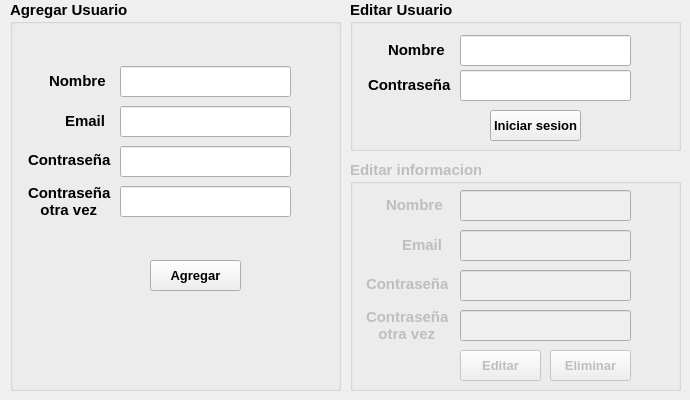
    <widget class="QWidget" name="tab_5">
     <attribute name="title">
      <string>doctores</string>
     </attribute>
     <widget class="QGroupBox" name="groupBox">
      <property name="geometry">
       <rect>
        <x>10</x>
        <y>0</y>
        <width>331</width>
        <height>391</height>
       </rect>
      </property>
      <property name="font">
       <font>
        <family>Segoe UI</family>
        <pointsize>11</pointsize>
        <weight>75</weight>
        <bold>true</bold>
       </font>
      </property>
      <property name="styleSheet">
       <string notr="true"/>
      </property>
      <property name="title">
       <string>Agregar Usuario</string>
      </property>
      <widget class="QLabel" name="label_17">
       <property name="geometry">
        <rect>
         <x>39</x>
         <y>73</y>
         <width>71</width>
         <height>16</height>
        </rect>
       </property>
       <property name="font">
        <font>
         <family>Segoe UI</family>
         <pointsize>11</pointsize>
        </font>
       </property>
       <property name="styleSheet">
        <string notr="true"/>
       </property>
       <property name="text">
        <string>Nombre</string>
       </property>
      </widget>
      <widget class="QLabel" name="label_18">
       <property name="geometry">
        <rect>
         <x>55</x>
         <y>113</y>
         <width>51</width>
         <height>16</height>
        </rect>
       </property>
       <property name="font">
        <font>
         <family>Segoe UI</family>
         <pointsize>11</pointsize>
        </font>
       </property>
       <property name="styleSheet">
        <string notr="true"/>
       </property>
       <property name="text">
        <string>Email</string>
       </property>
      </widget>
      <widget class="QLabel" name="label_19">
       <property name="geometry">
        <rect>
         <x>18</x>
         <y>152</y>
         <width>91</width>
         <height>16</height>
        </rect>
       </property>
       <property name="font">
        <font>
         <family>Segoe UI</family>
         <pointsize>11</pointsize>
        </font>
       </property>
       <property name="styleSheet">
        <string notr="true"/>
       </property>
       <property name="text">
        <string>Contraseña</string>
       </property>
      </widget>
      <widget class="QLabel" name="label_20">
       <property name="geometry">
        <rect>
         <x>18</x>
         <y>181</y>
         <width>91</width>
         <height>41</height>
        </rect>
       </property>
       <property name="font">
        <font>
         <family>Segoe UI</family>
         <pointsize>11</pointsize>
        </font>
       </property>
       <property name="styleSheet">
        <string notr="true"/>
       </property>
       <property name="text">
        <string>Contraseña
   otra vez</string>
       </property>
       <property name="alignment">
        <set>Qt::AlignLeading|Qt::AlignLeft|Qt::AlignVCenter</set>
       </property>
      </widget>
      <widget class="QPushButton" name="pushButton_11">
       <property name="geometry">
        <rect>
         <x>140</x>
         <y>260</y>
         <width>91</width>
         <height>31</height>
        </rect>
       </property>
       <property name="font">
        <font>
         <pointsize>10</pointsize>
        </font>
       </property>
       <property name="styleSheet">
        <string notr="true"/>
       </property>
       <property name="text">
        <string>Agregar</string>
       </property>
      </widget>
      <widget class="QLineEdit" name="lineEdit_6">
       <property name="geometry">
        <rect>
         <x>110</x>
         <y>66</y>
         <width>171</width>
         <height>31</height>
        </rect>
       </property>
       <property name="font">
        <font>
         <family>Segoe UI</family>
         <pointsize>10</pointsize>
         <weight>50</weight>
         <bold>false</bold>
        </font>
       </property>
       <property name="styleSheet">
        <string notr="true"/>
       </property>
      </widget>
      <widget class="QLineEdit" name="lineEdit_7">
       <property name="geometry">
        <rect>
         <x>110</x>
         <y>106</y>
         <width>171</width>
         <height>31</height>
        </rect>
       </property>
       <property name="font">
        <font>
         <family>Segoe UI</family>
         <pointsize>10</pointsize>
         <weight>50</weight>
         <bold>false</bold>
        </font>
       </property>
       <property name="styleSheet">
        <string notr="true"/>
       </property>
      </widget>
      <widget class="QLineEdit" name="lineEdit_8">
       <property name="geometry">
        <rect>
         <x>110</x>
         <y>146</y>
         <width>171</width>
         <height>31</height>
        </rect>
       </property>
       <property name="font">
        <font>
         <family>Segoe UI</family>
         <pointsize>10</pointsize>
         <weight>50</weight>
         <bold>false</bold>
        </font>
       </property>
       <property name="styleSheet">
        <string notr="true"/>
       </property>
       <property name="echoMode">
        <enum>QLineEdit::Password</enum>
       </property>
      </widget>
      <widget class="QLineEdit" name="lineEdit_9">
       <property name="geometry">
        <rect>
         <x>110</x>
         <y>186</y>
         <width>171</width>
         <height>31</height>
        </rect>
       </property>
       <property name="font">
        <font>
         <family>Segoe UI</family>
         <pointsize>10</pointsize>
         <weight>50</weight>
         <bold>false</bold>
        </font>
       </property>
       <property name="styleSheet">
        <string notr="true"/>
       </property>
       <property name="echoMode">
        <enum>QLineEdit::Password</enum>
       </property>
      </widget>
      <widget class="QLabel" name="label_37">
       <property name="geometry">
        <rect>
         <x>77</x>
         <y>225</y>
         <width>181</width>
         <height>21</height>
        </rect>
       </property>
       <property name="font">
        <font>
         <family>Segoe UI</family>
         <pointsize>10</pointsize>
        </font>
       </property>
       <property name="text">
        <string/>
       </property>
      </widget>
     </widget>
     <widget class="QGroupBox" name="groupBox_2">
      <property name="geometry">
       <rect>
        <x>350</x>
        <y>0</y>
        <width>331</width>
        <height>151</height>
       </rect>
      </property>
      <property name="font">
       <font>
        <family>Segoe UI</family>
        <pointsize>11</pointsize>
        <weight>75</weight>
        <bold>true</bold>
       </font>
      </property>
      <property name="styleSheet">
       <string notr="true"/>
      </property>
      <property name="title">
       <string>Editar Usuario</string>
      </property>
      <widget class="QLabel" name="label_21">
       <property name="geometry">
        <rect>
         <x>18</x>
         <y>77</y>
         <width>91</width>
         <height>16</height>
        </rect>
       </property>
       <property name="font">
        <font>
         <family>Segoe UI</family>
         <pointsize>11</pointsize>
        </font>
       </property>
       <property name="styleSheet">
        <string notr="true"/>
       </property>
       <property name="text">
        <string>Contraseña</string>
       </property>
      </widget>
      <widget class="QLabel" name="label_22">
       <property name="geometry">
        <rect>
         <x>38</x>
         <y>42</y>
         <width>71</width>
         <height>16</height>
        </rect>
       </property>
       <property name="font">
        <font>
         <family>Segoe UI</family>
         <pointsize>11</pointsize>
        </font>
       </property>
       <property name="styleSheet">
        <string notr="true"/>
       </property>
       <property name="text">
        <string>Nombre</string>
       </property>
      </widget>
      <widget class="QPushButton" name="pushButton_12">
       <property name="geometry">
        <rect>
         <x>140</x>
         <y>110</y>
         <width>91</width>
         <height>31</height>
        </rect>
       </property>
       <property name="font">
        <font>
         <pointsize>10</pointsize>
        </font>
       </property>
       <property name="styleSheet">
        <string notr="true"/>
       </property>
       <property name="text">
        <string>Iniciar sesion</string>
       </property>
      </widget>
      <widget class="QLineEdit" name="lineEdit_10">
       <property name="geometry">
        <rect>
         <x>110</x>
         <y>35</y>
         <width>171</width>
         <height>31</height>
        </rect>
       </property>
       <property name="font">
        <font>
         <family>Segoe UI</family>
         <pointsize>10</pointsize>
         <weight>50</weight>
         <bold>false</bold>
        </font>
       </property>
       <property name="styleSheet">
        <string notr="true"/>
       </property>
      </widget>
      <widget class="QLineEdit" name="lineEdit_11">
       <property name="geometry">
        <rect>
         <x>110</x>
         <y>70</y>
         <width>171</width>
         <height>31</height>
        </rect>
       </property>
       <property name="font">
        <font>
         <family>Segoe UI</family>
         <pointsize>10</pointsize>
         <weight>50</weight>
         <bold>false</bold>
        </font>
       </property>
       <property name="styleSheet">
        <string notr="true"/>
       </property>
       <property name="echoMode">
        <enum>QLineEdit::Password</enum>
       </property>
      </widget>
     </widget>
     <widget class="QGroupBox" name="groupBox_3">
      <property name="enabled">
       <bool>false</bool>
      </property>
      <property name="geometry">
       <rect>
        <x>350</x>
        <y>160</y>
        <width>331</width>
        <height>231</height>
       </rect>
      </property>
      <property name="font">
       <font>
        <pointsize>11</pointsize>
        <weight>75</weight>
        <bold>true</bold>
       </font>
      </property>
      <property name="styleSheet">
       <string notr="true"/>
      </property>
      <property name="title">
       <string>Editar informacion</string>
      </property>
      <widget class="QLineEdit" name="lineEdit_14">
       <property name="geometry">
        <rect>
         <x>110</x>
         <y>150</y>
         <width>171</width>
         <height>31</height>
        </rect>
       </property>
       <property name="font">
        <font>
         <family>Segoe UI</family>
         <pointsize>10</pointsize>
         <weight>50</weight>
         <bold>false</bold>
        </font>
       </property>
       <property name="styleSheet">
        <string notr="true"/>
       </property>
       <property name="echoMode">
        <enum>QLineEdit::Password</enum>
       </property>
      </widget>
      <widget class="QLineEdit" name="lineEdit_12">
       <property name="geometry">
        <rect>
         <x>110</x>
         <y>70</y>
         <width>171</width>
         <height>31</height>
        </rect>
       </property>
       <property name="font">
        <font>
         <family>Segoe UI</family>
         <pointsize>10</pointsize>
         <weight>50</weight>
         <bold>false</bold>
        </font>
       </property>
       <property name="styleSheet">
        <string notr="true"/>
       </property>
      </widget>
      <widget class="QLabel" name="label_26">
       <property name="geometry">
        <rect>
         <x>16</x>
         <y>145</y>
         <width>91</width>
         <height>41</height>
        </rect>
       </property>
       <property name="font">
        <font>
         <family>Segoe UI</family>
         <pointsize>11</pointsize>
        </font>
       </property>
       <property name="styleSheet">
        <string notr="true"/>
       </property>
       <property name="text">
        <string>Contraseña
   otra vez</string>
       </property>
       <property name="alignment">
        <set>Qt::AlignLeading|Qt::AlignLeft|Qt::AlignVCenter</set>
       </property>
      </widget>
      <widget class="QPushButton" name="pushButton_13">
       <property name="geometry">
        <rect>
         <x>110</x>
         <y>190</y>
         <width>81</width>
         <height>31</height>
        </rect>
       </property>
       <property name="font">
        <font>
         <pointsize>10</pointsize>
        </font>
       </property>
       <property name="styleSheet">
        <string notr="true"/>
       </property>
       <property name="text">
        <string>Editar</string>
       </property>
      </widget>
      <widget class="QLabel" name="label_24">
       <property name="geometry">
        <rect>
         <x>52</x>
         <y>77</y>
         <width>51</width>
         <height>16</height>
        </rect>
       </property>
       <property name="font">
        <font>
         <family>Segoe UI</family>
         <pointsize>11</pointsize>
        </font>
       </property>
       <property name="styleSheet">
        <string notr="true"/>
       </property>
       <property name="text">
        <string>Email</string>
       </property>
      </widget>
      <widget class="QLabel" name="label_23">
       <property name="geometry">
        <rect>
         <x>16</x>
         <y>116</y>
         <width>91</width>
         <height>16</height>
        </rect>
       </property>
       <property name="font">
        <font>
         <family>Segoe UI</family>
         <pointsize>11</pointsize>
        </font>
       </property>
       <property name="styleSheet">
        <string notr="true"/>
       </property>
       <property name="text">
        <string>Contraseña</string>
       </property>
      </widget>
      <widget class="QLineEdit" name="lineEdit_15">
       <property name="geometry">
        <rect>
         <x>110</x>
         <y>110</y>
         <width>171</width>
         <height>31</height>
        </rect>
       </property>
       <property name="font">
        <font>
         <family>Segoe UI</family>
         <pointsize>10</pointsize>
         <weight>50</weight>
         <bold>false</bold>
        </font>
       </property>
       <property name="styleSheet">
        <string notr="true"/>
       </property>
       <property name="echoMode">
        <enum>QLineEdit::Password</enum>
       </property>
      </widget>
      <widget class="QLabel" name="label_25">
       <property name="geometry">
        <rect>
         <x>36</x>
         <y>37</y>
         <width>71</width>
         <height>16</height>
        </rect>
       </property>
       <property name="font">
        <font>
         <family>Segoe UI</family>
         <pointsize>11</pointsize>
        </font>
       </property>
       <property name="styleSheet">
        <string notr="true"/>
       </property>
       <property name="text">
        <string>Nombre</string>
       </property>
      </widget>
      <widget class="QLineEdit" name="lineEdit_13">
       <property name="geometry">
        <rect>
         <x>110</x>
         <y>30</y>
         <width>171</width>
         <height>31</height>
        </rect>
       </property>
       <property name="font">
        <font>
         <family>Segoe UI</family>
         <pointsize>10</pointsize>
         <weight>50</weight>
         <bold>false</bold>
        </font>
       </property>
       <property name="styleSheet">
        <string notr="true"/>
       </property>
      </widget>
      <widget class="QPushButton" name="pushButton_17">
       <property name="geometry">
        <rect>
         <x>200</x>
         <y>190</y>
         <width>81</width>
         <height>31</height>
        </rect>
       </property>
       <property name="font">
        <font>
         <pointsize>10</pointsize>
        </font>
       </property>
       <property name="styleSheet">
        <string notr="true"/>
       </property>
       <property name="text">
        <string>Eliminar</string>
       </property>
      </widget>
     </widget>
    </widget>
